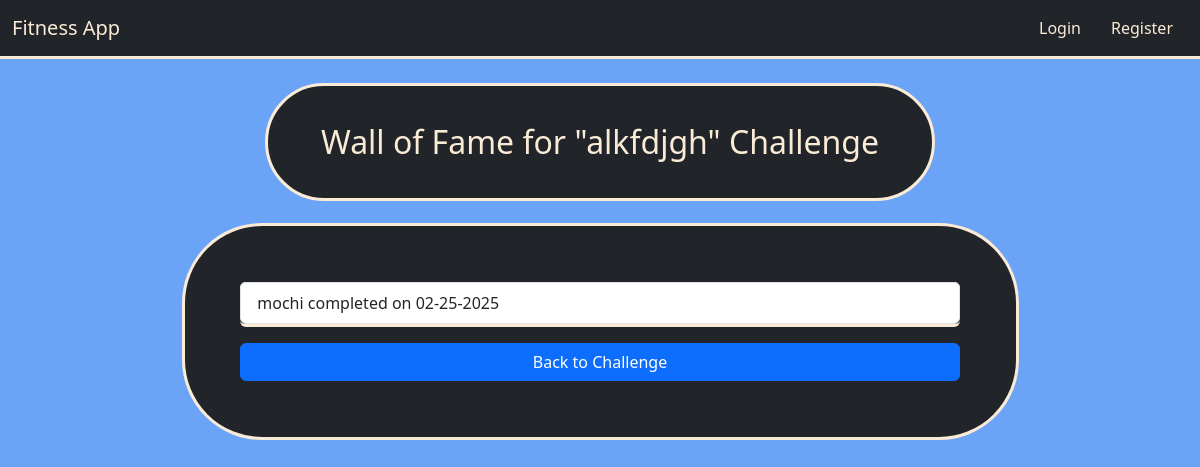
Screenshot of /4/wall_of_fame with the database file from the repository.
### models.py (models this page shows)
class Challenge(db.Model):
    id = db.Column(db.Integer, primary_key=True)
    user_id = db.Column(db.Integer, db.ForeignKey('user.id'), nullable=True)
    challenge_type = db.Column(db.String(80), nullable=False)
    image = db.Column(db.String(200), nullable=True)
    description = db.Column(db.Text, nullable=False)
    tags = db.Column(db.String(200), nullable=True)
    created_at = db.Column(db.DateTime, default=func.now())
    goals = db.relationship('Goal', backref='challenge', lazy=True, cascade="all, delete-orphan")
    badges = db.relationship('ChallengeBadge', backref='challenge', lazy=True, cascade="all, delete-orphan")
    chat_messages = db.relationship('ChatMessage', backref='challenge', lazy=True, cascade="all, delete-orphan")
    statuses = db.relationship('UserChallengeStatus', backref='challenge', lazy=True, cascade="all, delete-orphan")
    completions = db.relationship('CompletedChallenge', backref='challenge', lazy=True, cascade="all, delete-orphan")
    favorites = db.relationship('Favorite', backref='challenge', lazy=True, cascade="all, delete-orphan")

class CompletedChallenge(db.Model):
    id = db.Column(db.Integer, primary_key=True)
    user_id = db.Column(db.Integer, db.ForeignKey('user.id'), nullable=False)
    challenge_id = db.Column(db.Integer, db.ForeignKey('challenge.id'), nullable=False)
    completed_at = db.Column(db.DateTime, default=datetime.utcnow)
    fully_completed = db.Column(db.Boolean, default=False)  # New flag

class User(db.Model):
    id = db.Column(db.Integer, primary_key=True)
    username = db.Column(db.String(80), unique=True, nullable=False)
    email = db.Column(db.String(120), nullable=False)
    password = db.Column(db.String(128), nullable=False)
    challenges = db.relationship('Challenge', backref='creator', lazy=True)
    chat_messages = db.relationship('ChatMessage', backref='user', lazy=True)
    statuses = db.relationship('UserChallengeStatus', backref='user', lazy=True)
    completed_challenges = db.relationship('CompletedChallenge', backref='user', lazy=True)
    favorites = db.relationship('Favorite', backref='user', lazy=True)

### routes/challenge_routes.py (the view)
@challenge_bp.route('/<int:challenge_id>/wall_of_fame')
def wall_of_fame(challenge_id):
    challenge_obj = Challenge.query.get(challenge_id)
    if not challenge_obj:
        flash('Challenge not found.')
        return redirect(url_for('challenge_bp.index'))
    wall_entries = CompletedChallenge.query.filter_by(challenge_id=challenge_id, fully_completed=True)\
                    .order_by(CompletedChallenge.completed_at.desc()).all()
    return render_template('challenge_wall_of_fame.html', wall_entries=wall_entries, challenge=challenge_obj)

### templates/challenge_wall_of_fame.html
{% extends "layout.html" %}
{% block content %}
  <div class="container titles">
    <p class="headers">Wall of Fame for "{{ challenge.challenge_type }}" Challenge</p>
  </div>
  <div class="card content gap border-3">
    <ul class="list-group">
      {% for entry in wall_entries %}
        <li class="list-group-item">
          {{ entry.user.username }} completed on {{ entry.completed_at.strftime('%m-%d-%Y') }}
        </li>
      {% else %}
        <li class="list-group-item">No completions yet.</li>
      {% endfor %}
    </ul>
    <a href="{{ url_for('challenge_bp.challenge', challenge_id=challenge.id) }}" class="btn btn-primary mt-3">
      Back to Challenge
    </a>
  </div>
{% endblock %}

### static/css/main.css (style rules this page uses)
body { background-color:rgb(107, 163, 247); }
.titles { color: antiquewhite; margin: auto; width: 60%; background-color: #212529; border-style: solid; border-color: antiquewhite; border-radius: 5em; }
.titles .headers { padding: 5%; margin: auto; text-align: center; font-size: 2em; }
.content { color: antiquewhite; padding: 5%; margin: 2% auto; width: 75%; background-color: #212529; border-style: solid; border-color: antiquewhite; border-radius: 5em; }

### rows the page displays
Challenge: challenge_type "alkfdjgh"
CompletedChallenge: user.username "mochi", completed_at "02-25-2025"
